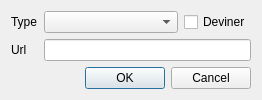
<?xml version="1.0" encoding="UTF-8"?>
<ui version="4.0">
 <class>siteWindow</class>
 <widget class="QDialog" name="siteWindow">
  <property name="windowModality">
   <enum>Qt::WindowModal</enum>
  </property>
  <property name="geometry">
   <rect>
    <x>0</x>
    <y>0</y>
    <width>262</width>
    <height>97</height>
   </rect>
  </property>
  <property name="windowTitle">
   <string>Grabber - Ajouter un site</string>
  </property>
  <property name="windowIcon">
   <iconset resource="../resources.qrc">
    <normaloff>:/images/icon.ico</normaloff>:/images/icon.ico</iconset>
  </property>
  <layout class="QVBoxLayout" name="verticalLayout">
   <item>
    <layout class="QFormLayout" name="formLayout">
     <property name="fieldGrowthPolicy">
      <enum>QFormLayout::AllNonFixedFieldsGrow</enum>
     </property>
     <item row="0" column="0">
      <widget class="QLabel" name="label">
       <property name="text">
        <string>Type</string>
       </property>
      </widget>
     </item>
     <item row="0" column="1">
      <layout class="QHBoxLayout" name="horizontalLayout_2" stretch="1,0">
       <item>
        <widget class="QComboBox" name="comboBox"/>
       </item>
       <item>
        <widget class="QCheckBox" name="checkBox">
         <property name="text">
          <string>Deviner</string>
         </property>
        </widget>
       </item>
      </layout>
     </item>
     <item row="1" column="0">
      <widget class="QLabel" name="label_2">
       <property name="text">
        <string>Url</string>
       </property>
      </widget>
     </item>
     <item row="1" column="1">
      <widget class="QLineEdit" name="lineEdit">
       <property name="text">
        <string/>
       </property>
      </widget>
     </item>
    </layout>
   </item>
   <item>
    <widget class="QDialogButtonBox" name="buttonBox">
     <property name="orientation">
      <enum>Qt::Horizontal</enum>
     </property>
     <property name="standardButtons">
      <set>QDialogButtonBox::Cancel|QDialogButtonBox::Ok</set>
     </property>
    </widget>
   </item>
  </layout>
 </widget>
 <tabstops>
  <tabstop>comboBox</tabstop>
  <tabstop>checkBox</tabstop>
  <tabstop>lineEdit</tabstop>
  <tabstop>buttonBox</tabstop>
 </tabstops>
 <resources>
  <include location="../resources.qrc"/>
 </resources>
 <connections>
  <connection>
   <sender>buttonBox</sender>
   <signal>accepted()</signal>
   <receiver>siteWindow</receiver>
   <slot>accept()</slot>
   <hints>
    <hint type="sourcelabel">
     <x>236</x>
     <y>87</y>
    </hint>
    <hint type="destinationlabel">
     <x>157</x>
     <y>274</y>
    </hint>
   </hints>
  </connection>
  <connection>
   <sender>buttonBox</sender>
   <signal>rejected()</signal>
   <receiver>siteWindow</receiver>
   <slot>reject()</slot>
   <hints>
    <hint type="sourcelabel">
     <x>252</x>
     <y>87</y>
    </hint>
    <hint type="destinationlabel">
     <x>286</x>
     <y>274</y>
    </hint>
   </hints>
  </connection>
  <connection>
   <sender>checkBox</sender>
   <signal>clicked(bool)</signal>
   <receiver>comboBox</receiver>
   <slot>setDisabled(bool)</slot>
   <hints>
    <hint type="sourcelabel">
     <x>250</x>
     <y>28</y>
    </hint>
    <hint type="destinationlabel">
     <x>184</x>
     <y>30</y>
    </hint>
   </hints>
  </connection>
 </connections>
</ui>
